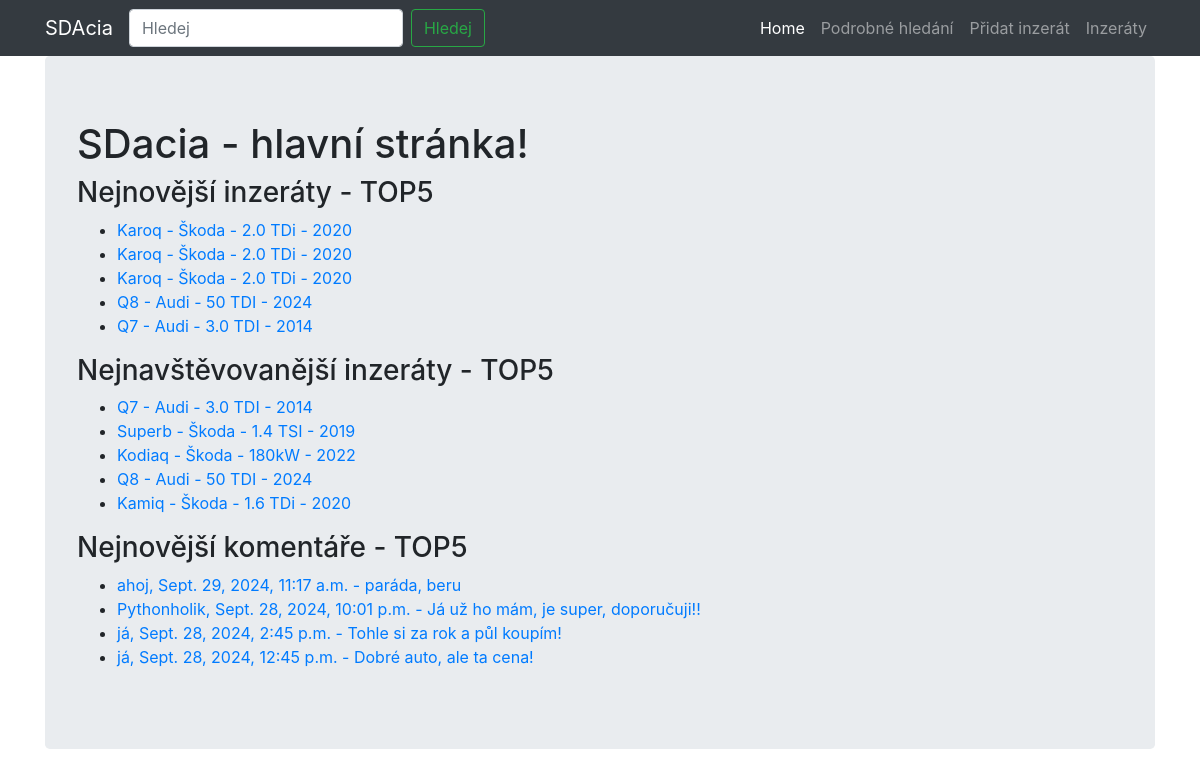
The page / on the database its author committed.
### viewer/models.py (models this page shows, shortened)
class Inzeraty(Model):
    popis = CharField(max_length=128)
    znacka = ForeignKey(ZnackyAut, on_delete=DO_NOTHING)
    karoserie = ForeignKey(TypKaroserie, on_delete=DO_NOTHING)
    vykon = CharField(max_length=128)
    rok_vyroby = PositiveIntegerField()
    cena = PositiveIntegerField()
    datum_pridani = DateTimeField(default=datetime.now)
    pocet_zobrazeni = PositiveIntegerField(default=0)
    vytvoreno = DateTimeField(auto_now_add=True)

class ZnackyAut(Model):
    znacka = CharField(max_length=128)
    def __str__(self):
        return self.znacka

class Komentare(Model):
    nick = CharField(max_length=64)
    inzeraty = ForeignKey(Inzeraty, on_delete=DO_NOTHING, related_name="komentare_set")
    text = TextField()
    datum_komentare = DateTimeField(default=datetime.now)

### viewer/views.py (the view)
# urls.py: path("", index, name="index"),
def index(request):
    return render(request, template_name='index.html', context={
        "inzeraty": Inzeraty.objects.order_by("-datum_pridani")[:5],
        "pocet_zobrazeni": Inzeraty.objects.order_by("-pocet_zobrazeni")[:5],
        "nove_komentare": Komentare.objects.order_by("-datum_komentare").all()[:5]
    })

### viewer/templates/index.html
{% extends "base.html" %}
{% block content %}
<h1>SDacia - hlavní stránka!</h1>
<h3>Nejnovější inzeráty - TOP5</h3>
<ul>
{% for inzerat in inzeraty %}
    <li>
        <a href="{% url 'inzeraty' inzerat.pk %}">
            {{ inzerat.popis }} - {{ inzerat.znacka }} - {{ inzerat.vykon }} - {{ inzerat.rok_vyroby }}
        </a>
    </li>
{% endfor %}
</ul>
<h3>Nejnavštěvovanější inzeráty - TOP5</h3>
<ul>
{% for inzerat in pocet_zobrazeni %}
    <li>
        <a href="{% url 'inzeraty' inzerat.pk %}">
            {{ inzerat.popis }} - {{ inzerat.znacka }} - {{ inzerat.vykon }} - {{ inzerat.rok_vyroby }}
        </a>
    </li>
{% endfor %}
</ul>
    <h3>Nejnovější komentáře - TOP5</h3>
    <ul>
    {% for komentar in nove_komentare %}
        <li>
            <a href="{% url 'inzeraty' komentar.inzeraty.pk %}">{{ komentar.nick }}, {{ komentar.datum_komentare }} - {{ komentar.text }}</a>
        </li>
    {% endfor %}
    </ul>
{% endblock %}

### viewer/templates/base.html (shortened to what this page needs)
{% load static %}
<html {% if LANGUAGE_CODE %}lang="{{ LANGUAGE_CODE }}" {% endif %}>
<head>
    <link rel="stylesheet" href="https://stackpath.bootstrapcdn.com/bootstrap/4.2.1/css/bootstrap.min.css"
>
</head>
<body>
<nav class="navbar navbar-expand-lg navbar-dark bg-dark">
    <div class="container">
        <a class="navbar-brand" href="/">SDAcia</a>
        <form class="form-inline my-2 my-lg-0 mr-auto" action="/hledani/" method="GET">
            <input class="form-control mr-sm-2" type="search" placeholder="Hledej" aria-label="Hledej" name="hledej">
            <button class="btn btn-outline-success my-2 my-sm-0" type="submit">Hledej</button>
        </form>
        <div class="collapse navbar-collapse" id="navbarNavAltMarkup">
            <div class="navbar-nav ml-auto">
                <a class="nav-item nav-link active" href="/">
                    Home
                </a>
                <a class="nav-item nav-link" href="/podrobne_hledani/">
                    Podrobné hledání
                </a>
                <a class="nav-item nav-link" href="/pridat_inzerat/">
                    Přidat inzerát
                </a>
                <a class="nav-item nav-link" href="/inzeraty/">
                    Inzeráty
                </a>
            </div>
        </div>
    </div>
</nav>
<div class="container">
    <div class="jumbotron">
        {% block content %}{% endblock %}
    </div>
</div>
</body>
</html>

### rows shown on the page
Inzeraty: popis "Karoq", znacka "Škoda", vykon "2.0 TDi", rok_vyroby "2020"
Inzeraty: popis "Karoq", znacka "Škoda", vykon "2.0 TDi", rok_vyroby "2020"
Inzeraty: popis "Karoq", znacka "Škoda", vykon "2.0 TDi", rok_vyroby "2020"
Inzeraty: popis "Q8", znacka "Audi", vykon "50 TDI", rok_vyroby "2024"
Inzeraty: popis "Q7", znacka "Audi", vykon "3.0 TDI", rok_vyroby "2014"
Inzeraty: popis "Superb", znacka "Škoda", vykon "1.4 TSI", rok_vyroby "2019"
Inzeraty: popis "Kodiaq", znacka "Škoda", vykon "180kW", rok_vyroby "2022"
Inzeraty: popis "Kamiq", znacka "Škoda", vykon "1.6 TDi", rok_vyroby "2020"
Komentare: nick "ahoj", datum_komentare "Sept. 29, 2024, 11:17 a.m.", text "paráda, beru"
Komentare: nick "Pythonholik", datum_komentare "Sept. 28, 2024, 10:01 p.m.", text "Já už ho mám, je super, doporučuji!!"
Komentare: nick "já", datum_komentare "Sept. 28, 2024, 2:45 p.m.", text "Tohle si za rok a půl koupím!"
Komentare: nick "já", datum_komentare "Sept. 28, 2024, 12:45 p.m.", text "Dobré auto, ale ta cena!"
